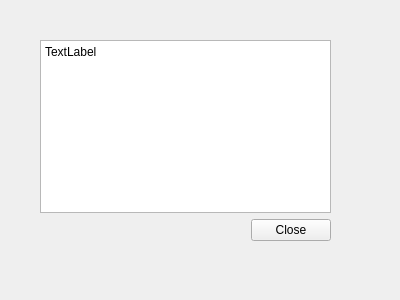
<?xml version="1.0" encoding="UTF-8"?>
<ui version="4.0">
 <class>AboutDialog</class>
 <widget class="QWidget" name="AboutDialog">
  <property name="geometry">
   <rect>
    <x>0</x>
    <y>0</y>
    <width>400</width>
    <height>300</height>
   </rect>
  </property>
  <property name="windowTitle">
   <string>About Chewing Editor</string>
  </property>
  <widget class="QWidget" name="verticalLayoutWidget">
   <property name="geometry">
    <rect>
     <x>40</x>
     <y>40</y>
     <width>291</width>
     <height>201</height>
    </rect>
   </property>
   <layout class="QVBoxLayout" name="verticalLayout">
    <item>
     <widget class="QTextEdit" name="textEdit">
      <property name="text">
       <string>TextLabel</string>
      </property>
     </widget>
    </item>
    <item>
     <widget class="QDialogButtonBox" name="buttonBox">
      <property name="standardButtons">
       <set>QDialogButtonBox::Close</set>
      </property>
     </widget>
    </item>
   </layout>
  </widget>
 </widget>
 <resources/>
 <connections/>
</ui>
